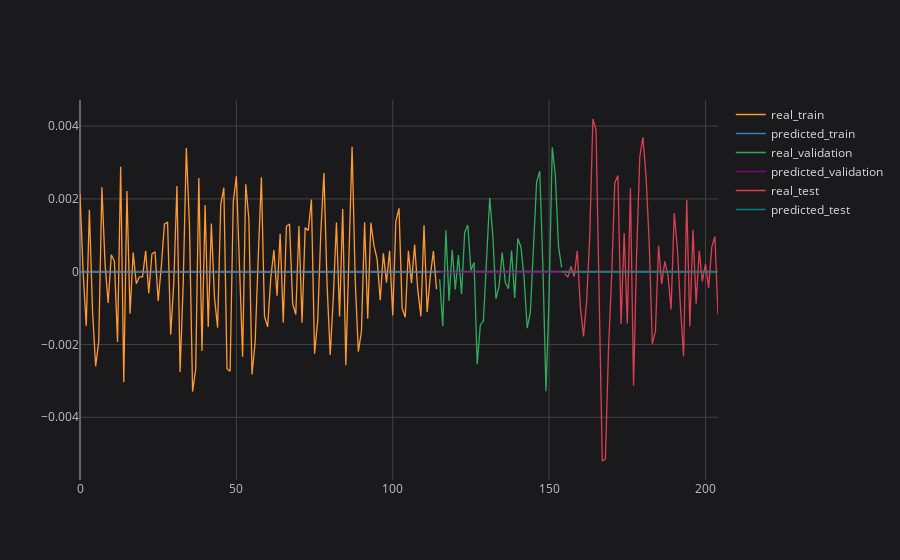

Source (notebook cell):
### Code cell
# plotting partial result
plot_ticker = 'MSFT'
plot_feature = target_feature
plot_imf = 'IMF1'

concatenated_results[plot_ticker][plot_feature][plot_imf].iplot(title=f'{plot_ticker} {plot_feature} {plot_imf}', asFigure=True, layout=space)

### Figure 1 — Plotly figure (JSON) as saved in the notebook; plotly's stock layout.template omitted (floating-point values rounded to 4 significant figures; data arrays with more than 128 entries replaced by an {"elided": "..."} marker saying what was removed)
{"data": [{"line": {"color": "rgba(255, 153, 51, 1.0)", "dash": "solid", "shape": "linear", "width": 1.3}, "mode": "lines", "name": "real_train", "text": "", "type": "scatter", "x": {"elided": "205 int values"}, "y": {"elided": "205 mixed values"}}, {"line": {"color": "rgba(55, 128, 191, 1.0)", "dash": "solid", "shape": "linear", "width": 1.3}, "mode": "lines", "name": "predicted_train", "text": "", "type": "scatter", "x": {"elided": "205 int values"}, "y": {"elided": "205 mixed values"}}, {"line": {"color": "rgba(50, 171, 96, 1.0)", "dash": "solid", "shape": "linear", "width": 1.3}, "mode": "lines", "name": "real_validation", "text": "", "type": "scatter", "x": {"elided": "205 int values"}, "y": {"elided": "205 mixed values"}}, {"line": {"color": "rgba(128, 0, 128, 1.0)", "dash": "solid", "shape": "linear", "width": 1.3}, "mode": "lines", "name": "predicted_validation", "text": "", "type": "scatter", "x": {"elided": "205 int values"}, "y": {"elided": "205 mixed values"}}, {"line": {"color": "rgba(219, 64, 82, 1.0)", "dash": "solid", "shape": "linear", "width": 1.3}, "mode": "lines", "name": "real_test", "text": "", "type": "scatter", "x": {"elided": "205 int values"}, "y": {"elided": "205 mixed values"}}, {"line": {"color": "rgba(0, 128, 128, 1.0)", "dash": "solid", "shape": "linear", "width": 1.3}, "mode": "lines", "name": "predicted_test", "text": "", "type": "scatter", "x": {"elided": "205 int values"}, "y": {"elided": "205 mixed values"}}], "layout": {"legend": {"bgcolor": "#1A1A1C", "font": {"color": "#D9D9D9", "size": 12}}, "paper_bgcolor": "#1A1A1C", "plot_bgcolor": "#1A1A1C", "title": {"font": {"color": "#D9D9D9"}, "x": 0.5}, "xaxis": {"gridcolor": "#434343", "showgrid": true, "tickfont": {"color": "#C2C2C2", "size": 12}, "title": {"font": {"color": "#D9D9D9"}}, "zerolinecolor": "#666570"}, "yaxis": {"gridcolor": "#434343", "showgrid": true, "tickfont": {"color": "#C2C2C2", "size": 12}, "title": {"font": {"color": "#D9D9D9"}}, "zerolinecolor": "#666570"}}}
